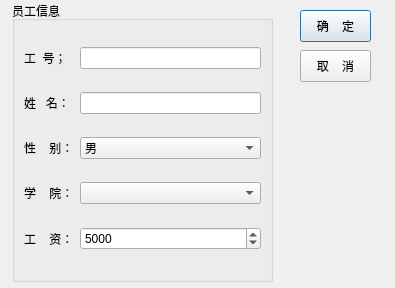
<?xml version="1.0" encoding="UTF-8"?>
<ui version="4.0">
 <class>DateDialog</class>
 <widget class="QDialog" name="DateDialog">
  <property name="geometry">
   <rect>
    <x>0</x>
    <y>0</y>
    <width>395</width>
    <height>288</height>
   </rect>
  </property>
  <property name="windowTitle">
   <string>更新记录</string>
  </property>
  <widget class="QGroupBox" name="groupBox">
   <property name="geometry">
    <rect>
     <x>12</x>
     <y>1</y>
     <width>261</width>
     <height>281</height>
    </rect>
   </property>
   <property name="title">
    <string>员工信息</string>
   </property>
   <layout class="QGridLayout" name="gridLayout">
    <item row="0" column="0">
     <widget class="QLabel" name="label">
      <property name="text">
       <string>工  号；</string>
      </property>
     </widget>
    </item>
    <item row="0" column="1">
     <widget class="QLineEdit" name="editEmpNo"/>
    </item>
    <item row="1" column="0">
     <widget class="QLabel" name="label_2">
      <property name="text">
       <string>姓   名：</string>
      </property>
     </widget>
    </item>
    <item row="1" column="1">
     <widget class="QLineEdit" name="editEmpName"/>
    </item>
    <item row="2" column="0">
     <widget class="QLabel" name="label_3">
      <property name="text">
       <string>性    别：</string>
      </property>
     </widget>
    </item>
    <item row="2" column="1">
     <widget class="QComboBox" name="cmbGender">
      <item>
       <property name="text">
        <string>男</string>
       </property>
      </item>
      <item>
       <property name="text">
        <string>女</string>
       </property>
      </item>
     </widget>
    </item>
    <item row="3" column="0">
     <widget class="QLabel" name="label_4">
      <property name="text">
       <string>学    院：</string>
      </property>
     </widget>
    </item>
    <item row="3" column="1">
     <widget class="QComboBox" name="cmbDept"/>
    </item>
    <item row="4" column="0">
     <widget class="QLabel" name="label_5">
      <property name="text">
       <string>工    资：</string>
      </property>
     </widget>
    </item>
    <item row="4" column="1">
     <widget class="QSpinBox" name="spinBoxSalary">
      <property name="minimum">
       <number>3000</number>
      </property>
      <property name="maximum">
       <number>99999999</number>
      </property>
      <property name="value">
       <number>5000</number>
      </property>
     </widget>
    </item>
   </layout>
  </widget>
  <widget class="QPushButton" name="btnOk">
   <property name="geometry">
    <rect>
     <x>300</x>
     <y>10</y>
     <width>71</width>
     <height>32</height>
    </rect>
   </property>
   <property name="text">
    <string>确    定</string>
   </property>
  </widget>
  <widget class="QPushButton" name="btnCancel">
   <property name="geometry">
    <rect>
     <x>300</x>
     <y>50</y>
     <width>71</width>
     <height>32</height>
    </rect>
   </property>
   <property name="text">
    <string>取    消</string>
   </property>
  </widget>
 </widget>
 <resources/>
 <connections>
  <connection>
   <sender>btnOk</sender>
   <signal>clicked()</signal>
   <receiver>DateDialog</receiver>
   <slot>accept()</slot>
   <hints>
    <hint type="sourcelabel">
     <x>335</x>
     <y>25</y>
    </hint>
    <hint type="destinationlabel">
     <x>197</x>
     <y>143</y>
    </hint>
   </hints>
  </connection>
  <connection>
   <sender>btnCancel</sender>
   <signal>clicked()</signal>
   <receiver>DateDialog</receiver>
   <slot>reject()</slot>
   <hints>
    <hint type="sourcelabel">
     <x>335</x>
     <y>65</y>
    </hint>
    <hint type="destinationlabel">
     <x>197</x>
     <y>143</y>
    </hint>
   </hints>
  </connection>
 </connections>
</ui>
